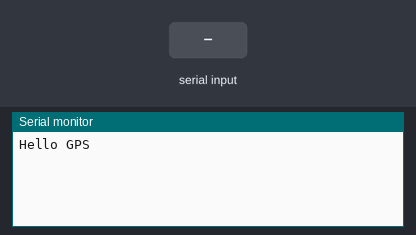
Bench run of a sketch on a simulated Arduino Zero (SAMD21). Parts: the last lines printed to the serial monitor. The test bench sets the inputs (shaded band).

Above: at 1.2 s.
1.3 s: "1" received over the second serial link
At 2.3 s:
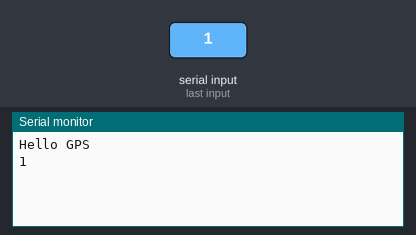
2.8 s: "0" received over the second serial link
At 3.4 s:
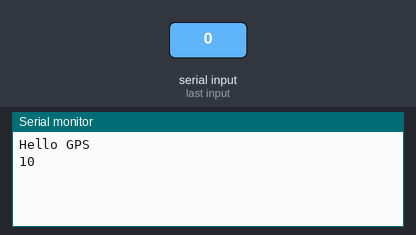

Measured:
- after the input at 1.3 s, the serial monitor: prints a new line at once (image 1)
- after the input at 2.8 s, the serial monitor: prints a new line at once (image 2)

The sketch:

gps-pa1010d-m0.ino
```cpp
#define GPSSerial Serial1

void setup() {
  while (!SerialUSB) {}
  SerialUSB.begin(115200);
  GPSSerial.begin(9600);

  SerialUSB.println("Hello GPS");
}

void loop() {
  if (SerialUSB.available()) {
    char c = SerialUSB.read();
    GPSSerial.write(c);
  }
  if (GPSSerial.available()) {
    char c = GPSSerial.read();
    SerialUSB.write(c);
  }
}
```
